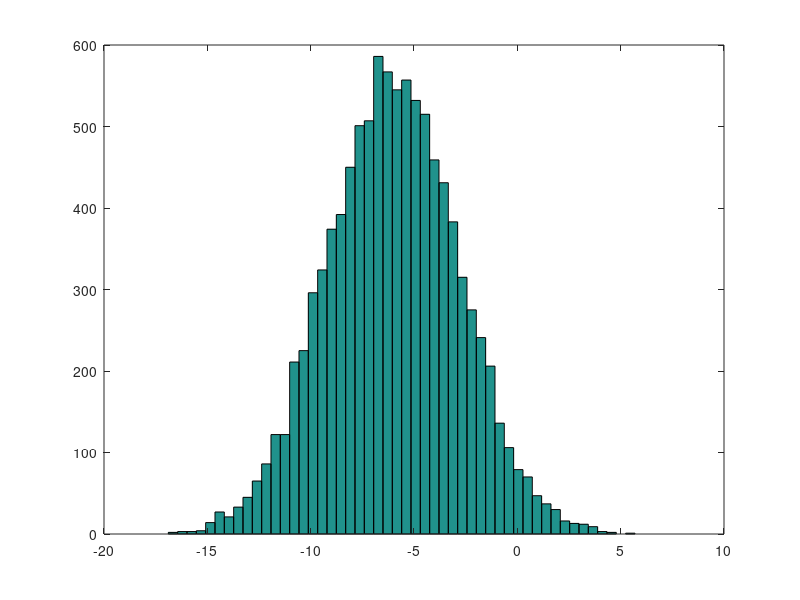

Source code (MATLAB):
%this is a comment
my_var = pi; %semicolon supressing output
disp(sprintf('2 decimals: %0.2f', my_var));
format short
my_var
format long
my_var

%Matrices
A = [1 2;3 4; 5 6] % (3,2) matrix
A = [1 2;
    3 4;
    5 6]
%Vectors
V = [1; 2; 3] % 3 dimensional vector
V = 1:6 % generate (1, m) vector
V = 0:2:8 % generate (1, m) vector min:step:max

M = ones(2,3) % generates  (2,3) 1-everywhere matrix

W = zeros(1,3) % generates (1,3) 0-everywhere matrix

W = rand(1,3) % generates (1,3) uniformal-rand(from 0 to 1)-everywhere matrix

W = randn(1,3) % generates (1,3)normal-rand(from 0 to 1)-everywhere matrix



W = -6 + sqrt(10) * (randn(1, 10000));
hist(W, 50);

I = eye(4) % 4 x 4 identity matrix

%help command
help eye



